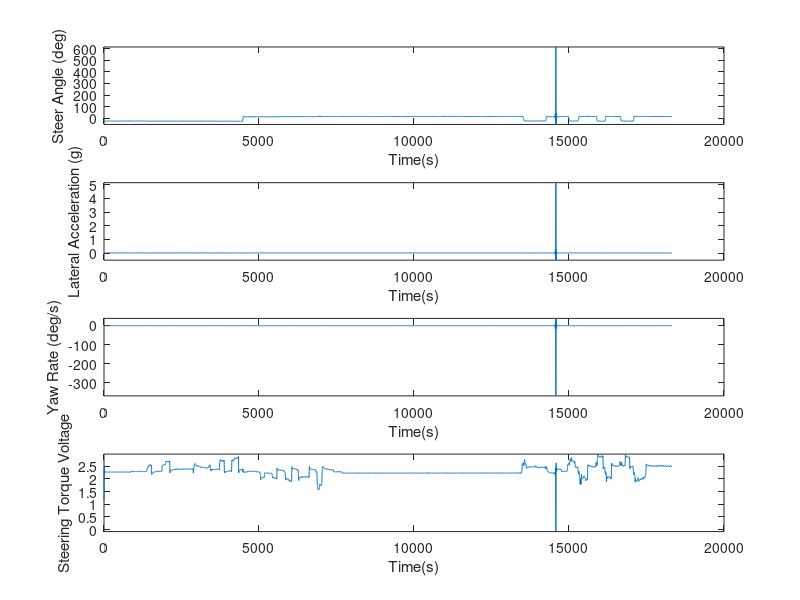
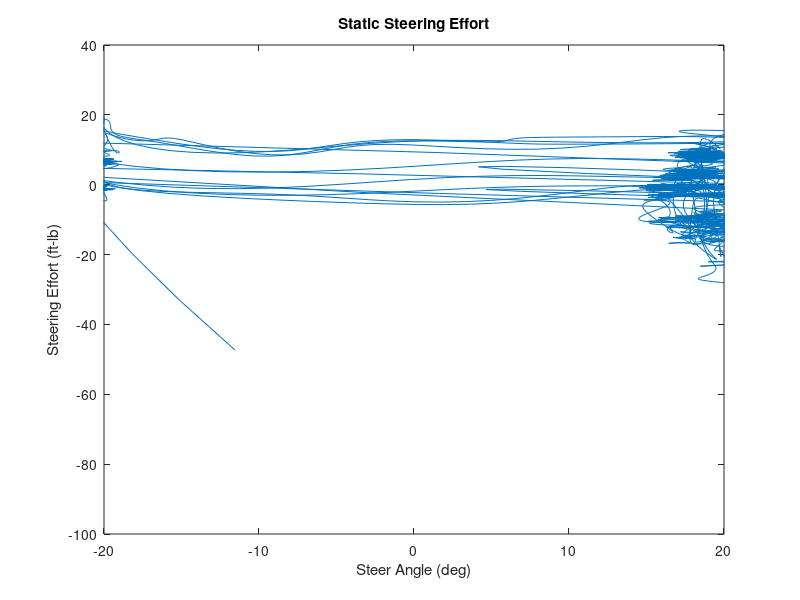
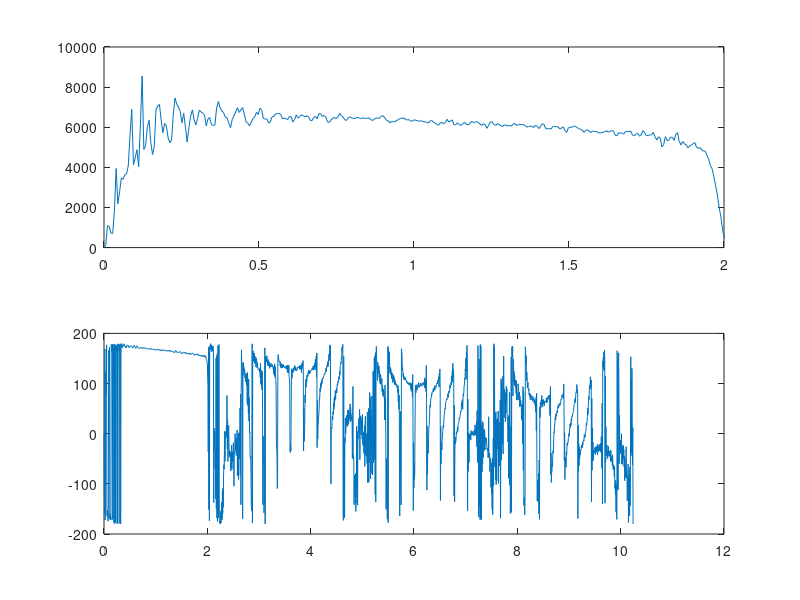

The MATLAB source for these figures, in order: (Note: this script raises an error after producing the figures.)
%% Load Data

clear all;clc

% import mat file from motec
%load('18in_lowrideheight_steering_1Hz.mat');
load('steering_calibration_processed.mat');
load('SteeringEffortCalibration3_processed.mat');

% input variable names of channels 
data = {engine_rpm,lat_accel,long_accel,wheelspeed_FL,wheelspeed_FR,yaw_rate,steer_angle,steering_voltage,time};

%%

mean_steering_voltage = mean(steering_voltage);

%16 in slalom
 %indices = (time > 91 & time < 98); %| %...
%  (time > 161 & time < 167)|...
% (time > 176 & time < 182)|...
% (time > 194 & time < 200)|...
% (time > 208 & time < 216)|...
% (time > 226 & time < 232);

% %18 in slalom (low ride height)
% indices = (time > 149 & time < 157)|...
%  (time > 166 & time < 174)|...
% (time > 184 & time < 191)|...
% (time > 270 & time < 278)|...
% (time > 288 & time < 294)|...
% (time > 320 & time < 326)|...
% (time > 372 & time < 380)|...
% (time > 390 & time < 397)|...
% (time > 195 & time < 215)|...
% (time > 235 & time < 265);

% %18 in slalom (low ride height)
%indices = (time > 166 & time < 174);

% %18 in skidpad (low ride height)
% indices = (time > 195 & time < 215)|...
%      (time > 235 & time < 265);

%18 in slalom (low ride height)
% indices = (time > 120);
% 
% 

% steeringcalibration
indices = (time>216 & time<222);
%indices = (time>445 & time<455); %|(time>720 & time<740);
%indices = (time>720 & time<740);

indices = (time>659 & time<663);
indices = (time>695 & time<697);
% 
% for i = 1:numel(data)
%     variable = data{i};
%     data{i} = variable(indices);
% end

% rename variables
engine_rpm = data{1};
lat_accel = data{2};
long_accel = data{3};
wheelspeed_FL = data{4};
wheelspeed_FR = data{5};
yaw_rate = data{6};
steer_angle = data{7};
steering_voltage = data{8};
time = data{9};

% %% Save data
% save('18in_lowrideheight_slalom_only.mat','engine_rpm','lat_accel','long_accel','wheelspeed_FL',...
%     'wheelspeed_FR','wheelspeed_RL','yaw_rate','steer_angle','time');

%% Plotting
close all

ax1 = subplot(4,1,1);
plot(steer_angle)
hold on
ylim([-inf inf])
xlabel('Time(s)');
ylabel('Steer Angle (deg)');

ax2 = subplot(4,1,2);
plot(lat_accel)
hold on
xlabel('Time(s)');
ylabel('Lateral Acceleration (g)');
ylim([-inf inf])

ax3 = subplot(4,1,3);
plot(yaw_rate)
hold on
xlabel('Time(s)');
ylabel('Yaw Rate (deg/s)');
ylim([-inf inf])

% ax4 = subplot(4,1,4);
% plot(wheelspeed_FL)
% hold on
% plot(wheelspeed_FR)
% xlabel('Time(s)');
% ylabel('Wheelspeeds (mph)');
% ylim([-inf inf])
% legend('FL','FR')

% ax4 = subplot(4,1,4);
% plot((wheelspeed_FL+wheelspeed_FR)/2)
% hold on
% xlabel('Time(s)');
% ylabel('Velocity (mph)');
% ylim([-inf inf])

ax4 = subplot(4,1,4);
plot(steering_voltage)
hold on
xlabel('Time(s)');
ylabel('Steering Torque Voltage');
ylim([-inf inf])

% ft-lb
steer_torque = 410/12*(steering_voltage-mean(steering_voltage));
%steer_torque = steer_torque - 2;
figure
%plot(lat_accel,steer_torque)
%plot(lat_accel(4:end),steer_torque(1:end-3))
scatter(lat_accel(4:end),steer_torque(1:end-3))
xlabel('Lateral Acceleration (g)')
ylabel('Steering Effort (ft-lb)')

linkaxes([ax1,ax2,ax3,ax4],'x')

%%
plot(steer_angle+5,1.2*(steer_torque+0.5))
xlim([-20 20])
xlabel('Steer Angle (deg)')
ylabel('Steering Effort (ft-lb)')
title('Static Steering Effort')

%%
Fs = 1/(time(2)-time(1));

windowsize = round(length(steer_angle)/5);
[sstxy,f] = tfestimate(steer_angle,lat_accel,windowsize,[],[],Fs);
figure
subplot(2,1,1)
plot(f,abs(sstxy/sstxy(1)))
xlim([0 2]);
subplot(2,1,2)
plot(f,180/pi*angle(sstxy/sstxy(1)))
hold on
plot(f,180/pi*angle(sstxy2/sstxy2(1)))
xlim([0 2]);
legend('Lateral Acceleration','Yaw Rate')

%%

[xData, yData] = prepareCurveData(lat_accel(4:end),1.2*(steer_torque(1:end-3)-2));

% Set up fittype and options.
ft = fittype( 'rat12' );
opts = fitoptions( 'Method', 'NonlinearLeastSquares' );
opts.Display = 'Off';
opts.StartPoint = [0.890903252535798 0.959291425205444 0.547215529963803 0.138624442828679];

% Fit model to data.
[fitresult, gof] = fit( xData, yData, ft, opts );

indices = false(size(xData));
for i = 1:numel(xData)
    random = normrnd(1,4);
    tony = abs(fitresult(xData)-yData);
    if tony(i) < random
        indices(i) = true;
    end
end
xData = xData(indices);
yData = yData(indices);

%xData = xData(1:8:end);
%yData = yData(1:8:end);

% Plot fit with data.
figure( 'Name', 'untitled fit 1' );
%h = plot(fitresult, xData, yData );


scatter(xData,yData,'.','b');
% Label axes
xlabel('Lateral Acceleration (g)','FontSize',10)
ylabel('Steering Effort (ft-lb)','FontSize',10)
legend('hide')

%%
figure
scatter(lat_accel,steer_angle)
hold on

ackermann = 1.524*(yaw_rate+40)./(wheelspeed_FL*0.447);
scatter(-lat_accel,-steer_angle+ackermann)
ylim([-20 20]);
